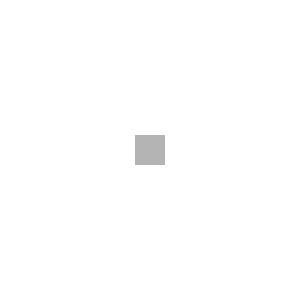
Frame 1 (no input)
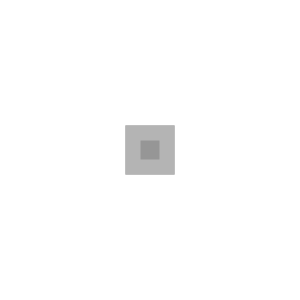
Frame 60 (the mouse pressed at the canvas centre just before this capture)
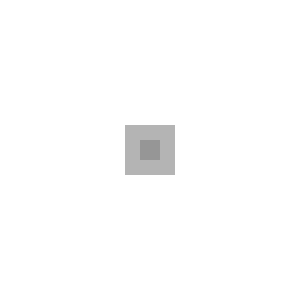
Frame 120 (the mouse held since frame 60 and released just before this capture)

The Processing sketch that drew these frames (run headless with seeded random() and noise(); from frame 60 on, the mouse is pressed at the canvas centre):

// Processing sketch: processing_18933
// ── processing_18933.pde

void setup (){
  size(300,300);
background(255,255,255);
}

int x=0;
int t=0;
void draw(){
if (x<100){
  rectMode(CENTER);
  noStroke();
  fill(180,180,180);
  rect(width/2,height/2,x/3+30,x/3+30);
  fill(150,150,150);
  rect(width/2,height/2,x/3,x/3);
  x++;
}
else{
  if(x<150){
  rectMode(CENTER);
  noStroke();
  fill(x+80,180,180);
  rect(width/2,height/2,x/3+30,x/3+30);
  fill(x+50,150,150);
  rect(width/2,height/2,x/3,x/3);
  x++;
  }
  else{
    if(x<200){
    background(255,255,255);
    rectMode(CENTER);
    noStroke();
    fill(230+x-150,2*x-120,2*x-120);
    rect(width/2+2*x-300,height/2+2*x-300,x/3+30,x/3+30);
    
    fill(200+x-145,2*x-150,2*x-150);
    rect(width/2-2*x+300,height/2-2*x+300,x/3,x/3);
    x++;
    }
    else{
      if(x<300){
        background(255,255,255);
        strokeWeight(20-t/5);
       stroke(220+t/2,180+t/2,180+t/2);
       rectMode(CENTER);
       noFill();
       rect(width/2,height/2,280-3*t,280-3*t);
       t++;
       x++;
      }
      else{
        background(255,255,255);
      }
    }
      
  }
}

}
void mousePressed(){
  x=0;
  t=0;
  t++;
  x++;
}
  
  
